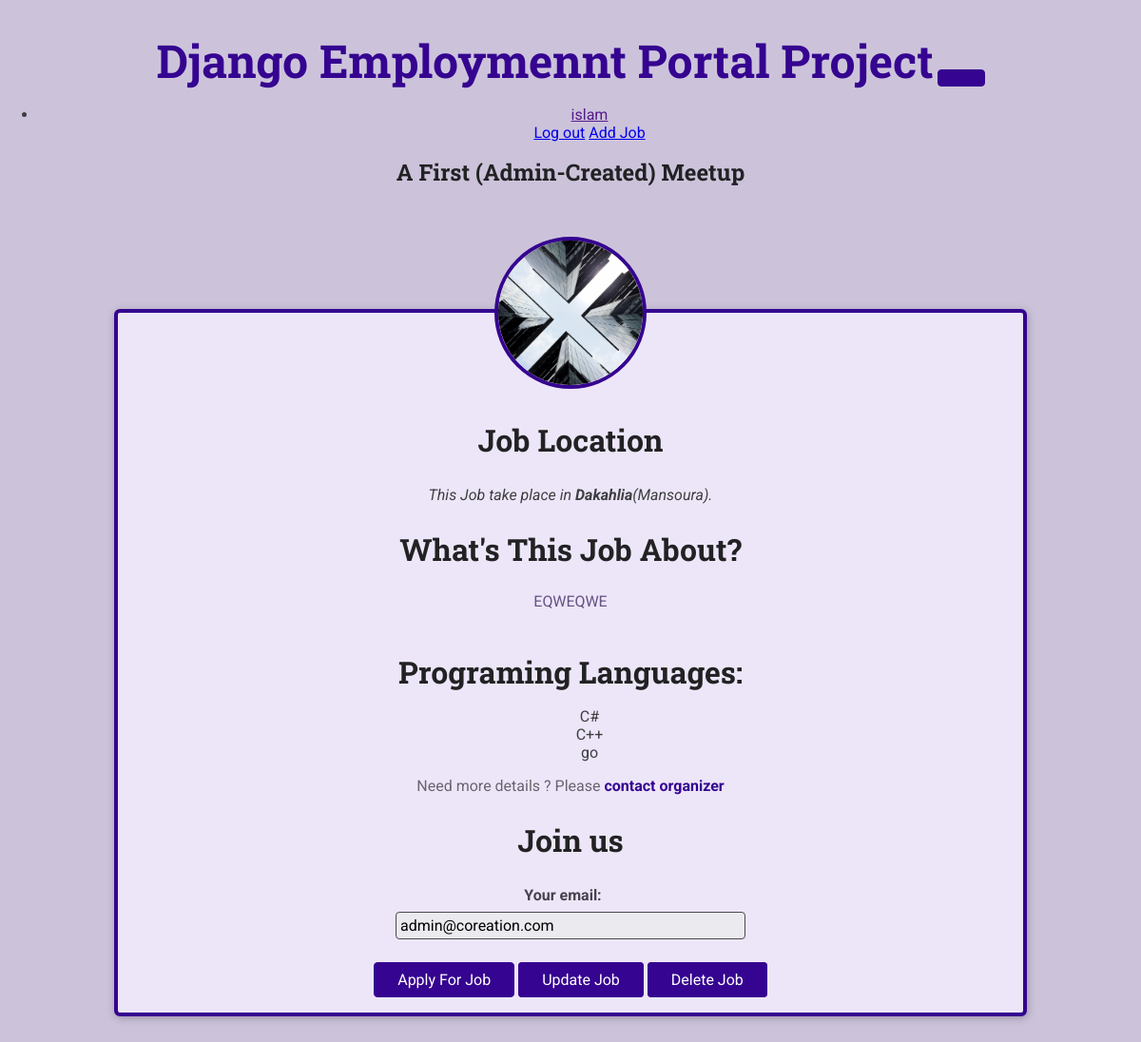
The app's page /meetups/a-third-meetup/ (signed in) with its own data.
### meetups/models.py (models this page shows, shortened)
class Meetup(models.Model):
    title = models.CharField(max_length=200)
    organizer_email = models.EmailField()
    date = models.DateField()
    slug = models.SlugField(unique=True)
    description = models.TextField()
    image = models.ImageField(upload_to='image')
    location = models.ForeignKey(Location,on_delete=models.CASCADE)
    participants = models.ManyToManyField(Participant, blank=True, null=True)
    programin_languages = models.ManyToManyField(Programing_Language,blank=True, null=True)

class Location(models.Model):
    name = models.CharField(max_length=200)
    address= models.CharField(max_length=300)

class Programing_Language(models.Model):
    language_Name = models.CharField(max_length=225)
    def __str__(self):
        return self.language_Name

### meetups/views.py (the view, shortened to what this page needs)
# urls.py: path('<slug:meetup_slug>/',views.meetup_details,name='meetup-detail'), # our-domain.com/meetups/ <dynamic-path-segment>
def meetup_details(request, meetup_slug):
    try:
        selected_meetup =Meetup.objects.get(slug=meetup_slug)
        if request.method =='GET':
            registration_form = RegistrationForm()
            print(request.user.email)
            if request.user.is_authenticated:
                registration_form.fields['email'].initial=request.user.email
        return render(request,'meetups/meetup_details.html',{
                'meetup_found':True,
                'meetup': selected_meetup,
                'form': registration_form
            })
    except Exception as exc:
        print(exc)
        return render(request,'meetups/meetup_details.html',{
            'meetup_found': False
        })

### meetups/forms.py
class RegistrationForm(forms.ModelForm):
    email = forms.EmailField(label='Your email')
    class Meta:
        model= Participant
        fields=['email']

### meetups/templates/meetups/meetup_details.html (shortened to what this page needs)
{% extends 'meetups/base/base.html'%}
{% load static%}
{% block site_css %}
<link rel="stylesheet" href="{% static 'meetups/styles/meetup_details.css' %}">
<link rel="stylesheet" href="{% static 'meetups/styles/base.css' %}">
{% endblock %}
{% block main_heading %}
{{meetup.title}}
{% endblock %}
{% block body%}
{% if meetup_found %}
        <article>
            <img id='main-image' src="{{ meetup.image.url }}" alt="{{ meetup.title }}">
            <section id="location">
                <h2>Job Location</h2>
                <address>This Job take place in <span>{{meetup.location.name}}</span>({{meetup.location.address}}).</address>
            </section>
            <section id="details">
                <h2>What's This Job About?</h2>
                <p>{{ meetup.description }}</p>
                <h2>Programing Languages:</h2>
                <ul style="list-style: none;">
                {% for pl in meetup.programin_languages.all %}
                    <li>{{ pl }}</li>
                {% endfor %}
                </ul>
                <footer>
                    <p> Need more details ? Please <a href="mailto:{{meetup.organizer_email}}">contact organizer</a> </p>
                </footer>
            </section>
            <section id="registration">
                <h2> Join us </h2>
                <form action="{% url 'meetup-detail' meetup.slug %}" method="POST">
                    <ul>
                    {{ form.as_ul }}
                    </ul>
                <div id='registration-actions'>
                    <button type="submit" >Apply For Job </button>
                    <a href="{% url 'updateJobs' meetup.id %}" class="btn">Update Job</a>
                    <a href="{% url 'deleteJobs' meetup.id %}" class="btn">Delete Job</a>
                </div>
                </form>
            </section>
        </article>
{% endif %}
        {% endblock %}

### meetups/templates/meetups/base/base.html (shortened to what this page needs)
{% load static %}
<!DOCTYPE html>
<html lang="en">
<head>
    <link rel="stylesheet" href="{% static 'meetups/styles/base.css' %}">
    {% block site_css %}{% endblock %}
</head>
<body>
    <header id="main-header">
    {% if user.is_authenticated %}
    <nav class="navbar navbar-expand-sm navbar-light ">
        <div class="container">
            <a href="/meetups/" id="main-logo">Django Employmennt Portal Project</a>
            <button class="navbar-toggler" type="button" data-toggle="collapse" aria-controls="mainMenu">
            </button>
            <div class="collapse navbar-collapse" id="mainMenu">
                <ul class="navbar-nav ml-auto">
                    <li class="nav-item dropdown">
                        <a class="nav-link dropdown-toggle" href="" id="userMenu" data-toggle="dropdown" aria-haspopup="true" aria-expanded="true" >
                            {{user.username}}
                            <div class="dropdown-menu dropdown-menu-right" aria-labelledby="userMenu">
                                <a class="dropdown-item" href="{% url 'logout' %}">Log out</a>
                                <a class="dropdown-item" href="{% url 'addJobs' %}">Add Job</a>
                        </div>
                    </li>
                </ul>
            </div>
        </div>
    </nav>
    {% endif %}
    <h1>{% block main_heading %}we got great Jobs coming up! {% endblock %}</h1>
</header>
<main>
    {% block body %} {% endblock %}
</main>
</body>
</html>

### meetups/static/meetups/styles/base.css (style rules this page uses)
* { box-sizing: border-box; }
body { font-family: 'Roboto', sans-serif; margin: 0; background-color: #ccc3db; color: #3e3e41; }
h1, h2, h3 { font-family: 'Roboto Slab', sans-serif; color: #222224; }
button, .btn { cursor: pointer; font: inherit; padding: 0.5rem 1.5rem; background-color: #350490; border: 1px solid #350490; color: white; border-radius: 4px; text-decoration: none; }
#main-header { width: 100%; text-align: center; padding: 2rem 0; }
#main-header h1 { font-size: 1.5rem; }
#main-logo { font-size: 3rem; font-family: 'Roboto Slab', sans-serif; text-decoration: none; color: #350490; font-weight: bold; }

### meetups/static/meetups/styles/meetup_details.css (style rules this page uses)
article { max-width: 60rem; margin: 5rem auto; border-radius: 6px; background-color: #ede6f8; border: 4px solid #350490; box-shadow: 1px 2px 8px rgba(0, 0, 0, 0.25); position: relative; padding: 1rem; text-align: center; }
#main-image { width: 10rem; height: 10rem; object-fit: cover; position: absolute; top: -5rem; left: calc(50% - 5rem); border-radius: 50%; border: 4px solid #350490; }
section:first-of-type { margin-top: 6rem; }
h2 { font-size: 2rem; }
address span { font-weight: bold; }
#details h2 { margin-bottom: 0.5rem; }
#details > p { color: #665386; padding: 1rem; border-radius: 4px; max-width: 80%; margin: auto; }
#details footer { color: #696472; }
#details footer a { color: #350490; text-decoration: none; font-weight: bold; }
#registration ul { list-style: none; margin: 0; padding: 0; }
#registration label { font-weight: bold; color: #46424d; margin-right: 1rem; display: block; margin-bottom: 0.5rem; }
#registration input { font: inherit; width: 40%; background-color: #ebeaee; border: 1px solid #4b4753; border-radius: 4px; padding: 0.25rem; }
#registration-actions { margin-top: 1.5rem; }

### records on screen
Meetup: title "A First (Admin-Created) Meetup", image (picture), location.name "Dakahlia", location.address "Mansoura", description "EQWEQWE"
Programing_Language: language_Name "C#"
Programing_Language: language_Name "C++"
Programing_Language: language_Name "go"

### other values on screen
{{ user.username }} "islam"
